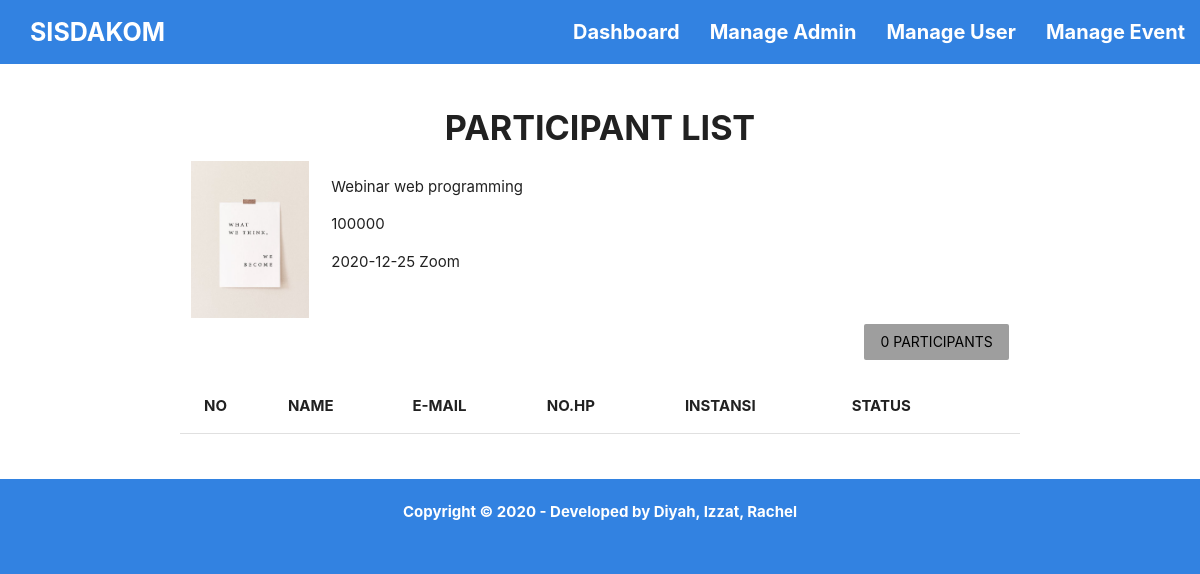
/templates/admin-participant-plist.php?id=23 (signed in), run on an earlier commit of the app's database.
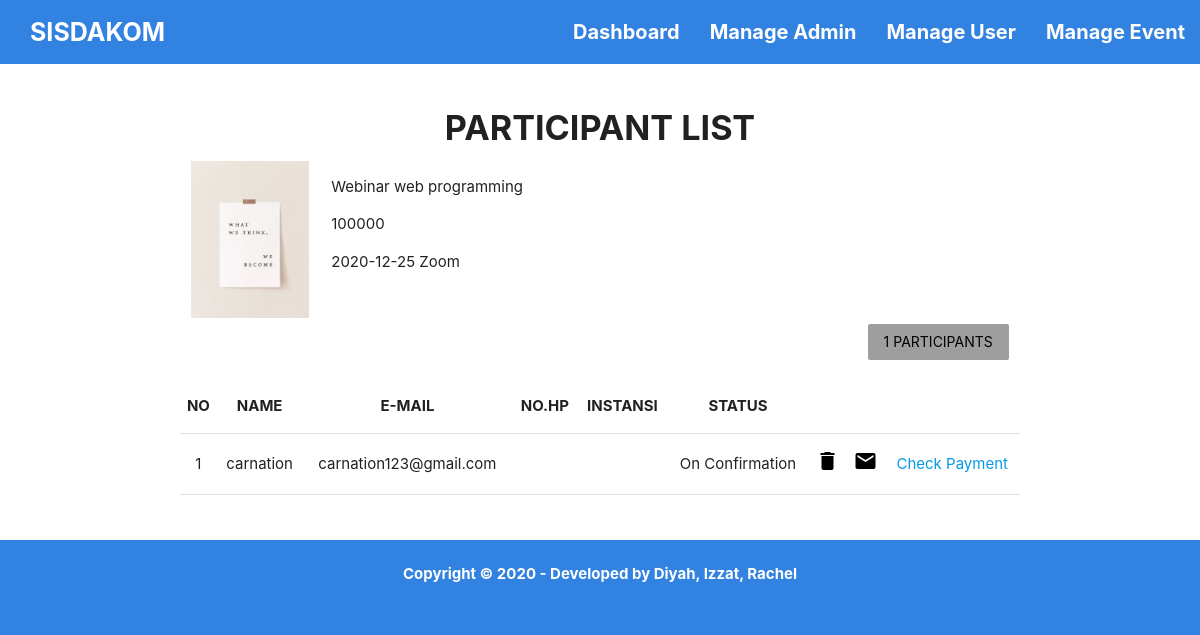
And on a later commit of the database.
### tables this page shows
CREATE TABLE `event` (
  `id_event` int(11) NOT NULL,
  `nama_event` varchar(100) DEFAULT NULL,
  `htm` int(20) DEFAULT NULL,
  `kategori_event` varchar(10) DEFAULT NULL,
  `informasi_event` varchar(200) DEFAULT NULL,
  `tanggal_event` varchar(15) DEFAULT NULL,
  `waktu_event` varchar(6) DEFAULT NULL,
  `tempat_event` varchar(100) DEFAULT NULL,
  `max_partisipan` int(10) DEFAULT NULL,
  `poster_event` varchar(255) DEFAULT NULL,
  `status_event` varchar(10) DEFAULT NULL
);

CREATE TABLE `event_partisipan_bayar` (
  `id_partisipan` int(11) NOT NULL,
  `id_user` int(11) NOT NULL,
  `id_event` int(11) NOT NULL,
  `bukti_pembayaran` varchar(255) NOT NULL,
  `status_pembayaran` varchar(20) NOT NULL
);

CREATE TABLE `user` (
  `id_user` int(11) NOT NULL,
  `user_username` varchar(50) NOT NULL,
  `user_email` varchar(100) NOT NULL,
  `full_name` varchar(100) NOT NULL,
  `instansi` varchar(75) NOT NULL,
  `angkatan` varchar(4) NOT NULL,
  `user_picture` blob NOT NULL,
  `user_password` varchar(300) NOT NULL,
  `phone_number` varchar(15) NOT NULL
);

### templates/functions2.php (called while the page is built, shortened)
<?php
$conn = mysqli_connect("localhost","root","","sisdakom");
function query($query) {
    global $conn;
    $result = mysqli_query($conn, $query);
    $rows = [];
    while( $row = mysqli_fetch_assoc($result) ){
        $rows[] = $row;
    }
    return $rows;
}
?>

### templates/admin-participant-plist.php (the view, shortened to what this page needs)
<?php
require 'functions2.php';
$id = $_GET["id"];
$count = query("SELECT COUNT(*) FROM event_partisipan_bayar WHERE id_event = $id");
$event_data = query("SELECT * FROM event WHERE id_event = $id");
$event = query("SELECT * FROM event_partisipan_bayar
            INNER JOIN user ON event_partisipan_bayar.id_user = user.id_user
            INNER JOIN event ON event_partisipan_bayar.id_event = event.id_event");
?>
<!DOCTYPE html>
<html lang="en">
<head>
    <link rel="stylesheet" href="../static/css/main.css">
    <link rel="stylesheet" href="../static/css//materialize.css">
</head>
<body class="blue">
    <nav class="blue">
        <div class="nav-wrapper">
            <a href="#" class="brand-logo white-text" style="font-size: 25px;"><b>SISDAKOM</b></a>
            <ul id="nav-mobile" class="right hide-on-med-and-down">
                <li><a href="admin-dashboard.php" class="white-text" style="font-size: 20px;"><b>Dashboard</b></a></li>
                <li><a href="admin-list.php" class="white-text" style="font-size: 20px;"><b>Manage Admin</b></a></li>
                <li><a href="admin-userlist.php" class="white-text" style="font-size: 20px;"><b>Manage User</b></a></li>
                <li><a href="admin-manage-event.php" class="white-text" style="font-size: 20px;"><b>Manage Event</b></a></li>
            </ul>
        </div>
    </nav>
    <main class="white">
        <br>
        <div class="container">
            <h4 class="center typo-1"><b>PARTICIPANT LIST</b></h4>
            <div class="row">
                <?php foreach( $event_data as $row) : ?>
                    <?php if( $row["id_event"] == $id ) { ?>
                <div class="col s2 m2 l2">
                    <img src="../static/img/<?= $row["poster_event"] ?>" class="responsive-img">
                </div>
                <div class="col s10 m10 l10">
                    <p><?= $row["nama_event"] ?></p>
                    <p><?= $row["htm"] ?></p>
                    <p><?= $row["tanggal_event"] ?>  <?= $row["tempat_event"] ?></p>
                </div>
                    <?php } ?>
                <?php endforeach; ?>
                <?php foreach( $count as $row) : ?>
                <div class="col s12 m12 l12">
                    <a class="waves-effect waves-teal btn-flat grey right black-text"><?= $row["COUNT(*)"] ?> PARTICIPANTS</a>
                </div>
                <?php endforeach; ?>
            </div>
            <table class="centered responsive-table">
                <thead>
                    <tr>
                        <th>NO</th>
                        <th>NAME</th>
                        <th>E-MAIL</th>
                        <th>NO.HP</th>
                        <th>INSTANSI</th>
                        <th>STATUS</th>
                        <th></th>
                        <th></th>
                        <th></th>
                    </tr>
                </thead>
                <tbody>
                    <?php $i =1; ?>
                    <?php foreach( $event as $row) : ?>
                        <?php if( $row["id_event"] == $id ) { ?>
                    <tr>
                        <td><?= $i; ?></td>
                        <td><?= $row["full_name"]; ?></td>
                        <td><?= $row["user_email"]; ?></td>
                        <td><?= $row["phone_number"]; ?></td>
                        <td><?= $row["instansi"]; ?></td>
                        <td><?= $row["status_pembayaran"]; ?></td>
                        <td><a href="admin-delete-plist.php?del=<?= $row["id_partisipan"]; ?>&id=<?= $id ?>" onclick="
                            return confirm('Apakah Anda yakin?');" class="black-text"><i class="green-text accent-2-text material-icons">delete</i></a></td>
                        <td><a href="admin-event-detail.php?id_user=<?= $row["id_user"]; ?>&id_event=<?= $id ?>" class="black-text"><b><i class="green-text accent-2-text material-icons">mail</i></b></a></td>
                        <td><a href="admin-status.php?bayar=<?= $row["id_partisipan"]; ?>&id=<?= $id ?>">Check Payment</a></td>
                    </tr>
                        <?php $i++; ?>
                        <?php } ?>
                    <?php endforeach; ?>
                </tbody>
            </table>
        </div>
        <br>
        <br>
    </main>
    <footer class="blue">
        <br>
        <div class="center">
            <a class="white-text"><b>Copyright © 2020 - Developed by Diyah, Izzat, Rachel</b></a>
        </div>
        <br>
    </footer>
</body>
</html>

What changed in the data, as far as the page shows it:
added event_partisipan_bayar: id_user.full_name "carnation", id_user.user_email "carnation123@gmail.com", status_pembayaran "On Confirmation"
Also different on the page:
new list line: "1 PARTICIPANTS"
list line gone: "0 PARTICIPANTS"
